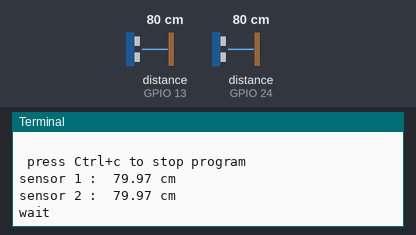
Bench run of a program on a simulated Raspberry Pi (BCM pin numbers). Parts: the last lines printed to the terminal. The inputs (shaded band) are chosen by the test bench; at power-on: distance to the obstacle (sensors on GPIO 13, GPIO 24) 80 cm. The echo pulse lasts 58.3 µs per cm; the clock reads 2024-03-15 10:24:30 at power-on unless the program sets it; files the program writes start out absent.

Above: at 1.2 s.
1.3 s: distance to the obstacle (sensor on GPIO 13) set to 2 cm
At 3.9 s:
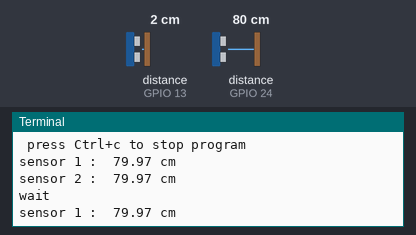
5.3 s: distance to the obstacle (sensor on GPIO 24) set to 2 cm
At 7.6 s:
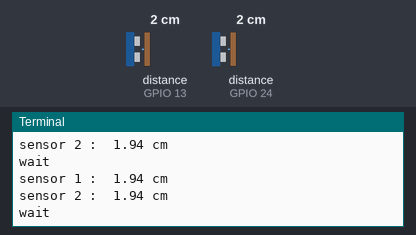
9.3 s: distance to the obstacle (sensor on GPIO 13) set to 4 cm
At 11.2 s:
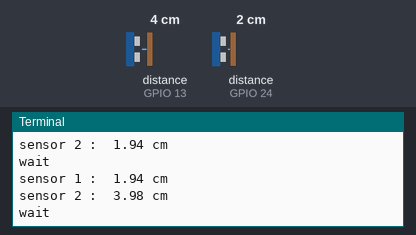
13.3 s: distance to the obstacle (sensor on GPIO 24) set to 4 cm
At 17.1 s:
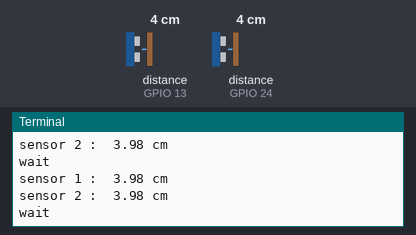
Timing chart, 0 to 18.3 s (numbered marks = the images above; inputs shaded):
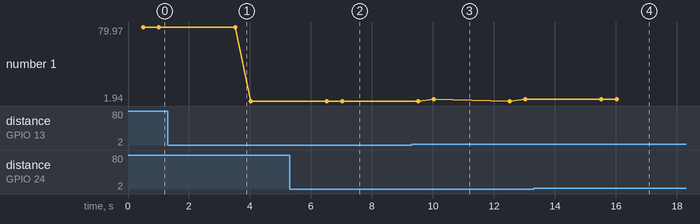

The program:

multiple_distance.py
```python
#!/usr/bin/python
import RPi.GPIO as GPIO
import time
from datetime import datetime
import os

# GPIO setup
GPIO.setmode (GPIO.BCM)
GPIO.setwarnings(False)

# setup gpio for echo & trig
trigpin = [23,19]
echopin = [24,13]

for j in range(2):
    GPIO.setup(trigpin[j], GPIO.OUT)
    GPIO.setup(echopin[j], GPIO.IN)
    print (j, echopin[j], trigpin[j])
    print (" ")


# Get reading from HC-SR04
def ping(echo, trig):

    GPIO.output(trig, False)
    # Allow module to settle
    time.sleep(0.5)
    # Send 10us pulse to trigger
    GPIO.output(trig, True)
    time.sleep(0.00001)
    GPIO.output(trig, False)
    pulse_start = time.time()

    # save StartTime
    while GPIO.input(echo) == 0:
        pulse_start = time.time()

    # save time of arrival
    while GPIO.input(echo) == 1:
        pulse_end = time.time()

    # time difference between start and arrival
    pulse_duration = pulse_end - pulse_start
    # mutiply with the sonic speed (34300 cm/s)
    # and divide by 2, because there and back
    distance = pulse_duration * 17150

    distance = round(distance, 2)

    return distance

print (" press Ctrl+c to stop program ")
try:
    # main loop
    while True:
        # get distances and assemble data line for writing
        results = str(datetime.now()) + ","
        for j in range(2):

            distance = ping(echopin[j], trigpin[j])
            print ("sensor", j+1,": ",distance,"cm")
            results = results + str(distance) + ","

        results = results + "\n"

        # write results data to file

        with open("/home/pi/data_log.csv", "a") as file:
            if os.stat("/home/pi/data_log.csv").st_size == 0:
                file.write("Time,Sensor1,Sensor2\n")
            file.write(results)
        # if sensors write to file to often increase this time
        print ("wait")
        time.sleep (2)

except KeyboardInterrupt:
    print("keyboard interrupt detected, File closed")
    file.close()
```

Measured:
- after the input at 5.3 s, the terminal: prints a new line after 1.2 s (image 2)
- after the input at 9.3 s, the terminal: prints a new line after 0.72 s (image 3)
- after the input at 13.3 s, the terminal: prints a new line after 2.2 s (image 4)
- plotted number 1: 79.97 → 1.94 after the input at 1.3 s, 1.94 → 3.98 after the input at 9.3 s
